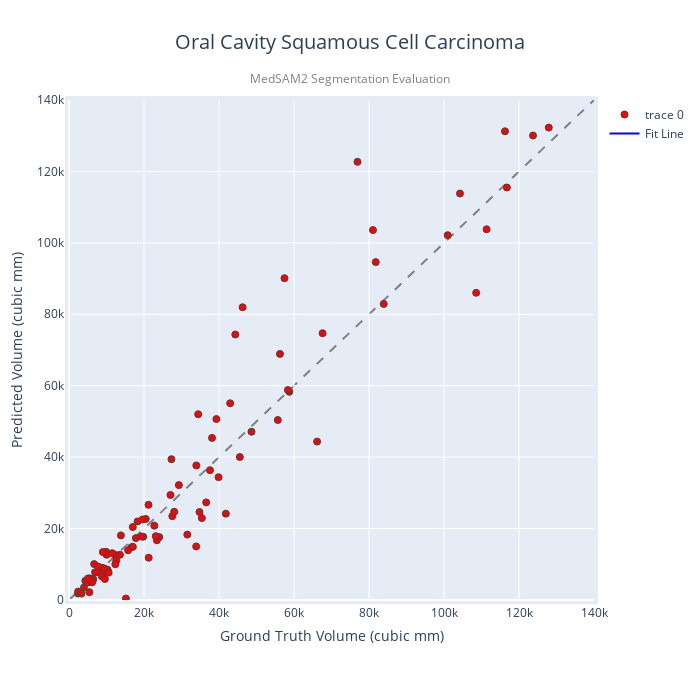

Notebook cell for this chart:
### Code cell
import plotly.graph_objects as go
from sklearn.linear_model import LinearRegression

vol_regr = LinearRegression()
vol_regr_res = vol_regr.fit(gt_opc[['Actual_Volume (mm^3)']], pred_measurements[['Actual_Volume (mm^3)']])
vol_fit = vol_regr_res.predict(gt_opc[['Actual_Volume (mm^3)']])

fig = go.Figure(data=go.Scatter(x=gt_opc['Actual_Volume (mm^3)'], y=pred_measurements['Actual_Volume (mm^3)'], 
                                mode='markers',
                                marker=dict(color='Red', size=7, line_width=1),
                                ),
                layout=go.Layout(xaxis=dict(range=[0,140000],title='Ground Truth Volume (cubic mm)'),
                                 yaxis=dict(range=[0,140000],title='Predicted Volume (cubic mm)'),
                                 ))

fig.add_trace(go.Scatter(x=gt_opc['Actual_Volume (mm^3)'], y=vol_fit, mode='lines', line=dict(color='Blue'), name='Fit Line'))

fig.add_shape(type='line',
              x0=0, y0=0, x1=140000, y1=140000,
              line=dict(color='Grey',dash='dash'),
                xref='x', yref='y',
                layer='below'
                )

fig.update_layout(
    autosize=False,
    width=700,
    height=700,
    margin=dict(
        l=50,
        r=50,
        b=100,
        t=100,
        pad=4
    ),
    title={
        'text': 'Oral Cavity Squamous Cell Carcinoma',
        'y':0.95,
        'x':0.5,
        'xanchor': 'center',
        'yanchor': 'top',
        'font': {'size': 20},
        'subtitle':{
            'text': 'MedSAM2 Segmentation Evaluation',
            'font': {'size': 12, 'color': 'grey'},
        }

    },
)
fig.show()
